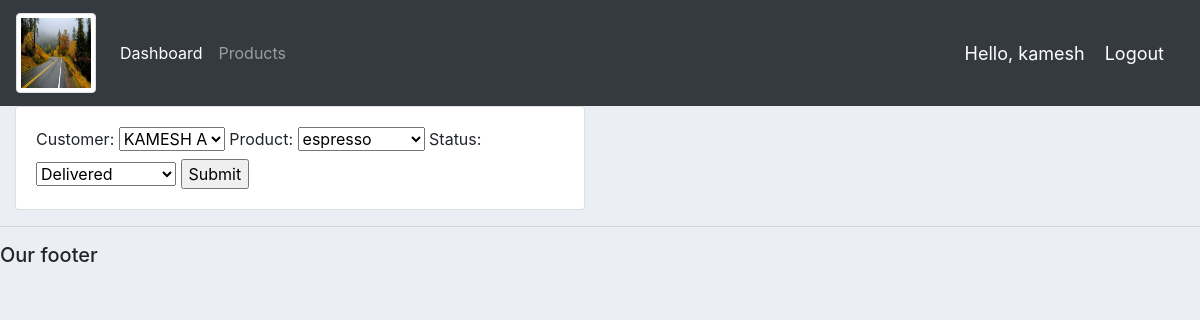
Screenshot of /update_order/12 (signed in) with the database file from the repository.
### accounts/models.py (models this page shows)
class Order(models.Model):
	STATUS = (
			('Pending', 'Pending'),
			('Out for delivery', 'Out for delivery'),
			('Delivered', 'Delivered'),
			)
	customer = models.ForeignKey(Customer, null=True, on_delete= models.SET_NULL)
	product = models.ForeignKey(Product, null=True, on_delete= models.SET_NULL)
	date_created = models.DateTimeField(auto_now_add=True, null=True)
	status = models.CharField(max_length=200, null=True, choices=STATUS)

### accounts/decorators.py (the view)
		def wrapper_func(request, *args, **kwargs):
			group = None
			if request.user.groups.exists():
				group = request.user.groups.all()[0].name
			if group in allowed_roles:
				return view_func(request, *args, **kwargs)
			else:
				return HttpResponse('You are not authorized to view this page')

### accounts/forms.py
class OrderForm(ModelForm):
    class Meta:
        model = Order
        fields = '__all__'

### accounts/models.py (called while the page is built)
	def __str__(self):
		return self.name

	def __str__(self):
		return self.name

### accounts/views.py (called while the page is built)
@login_required(login_url='login')
@allowed_users(allowed_roles=['admin'])
def update_order(request,pk):
	order = Order.objects.get(id=pk)
	form = OrderForm(instance=order)
	if request.method == 'POST':
		form = OrderForm(request.POST,instance=order)
		if form.is_valid():
			form.save()
			return redirect('/')
	context = {
		'form':form,
	}
	return render(request,'accounts/orderform.html',context)

### accounts/templates/accounts/orderform.html (shortened to what this page needs)
{%  extends 'accounts/main.html' %}
{% load static %}
{% block content %}
<div class="row">
	<div class="col-md-6">
		<div class="card card-body">
			<form action="" method="POST">
				{{form}}
				<input type="submit" name="Submit">
			</form>
		</div>
	</div>
</div>
{% endblock %}

### accounts/templates/accounts/navbar.html (shortened to what this page needs)
{% load static %}
<nav class="navbar navbar-expand-lg navbar-dark bg-dark">
  <a class="navbar-brand" href="#"><img class="img-thumbnail rounded" src="{% static 'images/logo.jpg' %}" alt=""></a>
  <div class="collapse navbar-collapse" id="navbarNav">
    <ul class="navbar-nav">
      {% if request.user.is_staff %}
      <li class="nav-item active">
        <a class="nav-link" href="{% url 'home' %}">Dashboard</a>
      </li>
      <li class="nav-item">
        <a class="nav-link" href="{% url 'products' %}">Products</a>
      </li>
      {% else %}
       <li class="nav-item">
        <a class="nav-link" href="{% url 'account' %}">Settings</a>
      </li>
      {% endif %}
    </ul>
  </div>
  <span class="hello-msg">Hello, {{request.user}}</span>
  <span ><a  class="hello-msg" href="{% url 'logout' %}">Logout</a></span>
</nav>

### static/css/main.css (style rules this page uses)
.navbar-brand img { width: 80px; height: 80px; }
body { background-color: #ebeff5; }

### accounts/templates/accounts/navbar.html (style rules this page uses)
.hello-msg { font-size: 18px; color: #fff; margin-right: 20px; }

### rows the page displays
Order: customer "KAMESH A", product "espresso", status "Delivered"

### other values shown
{{ request.user }} "kamesh"
